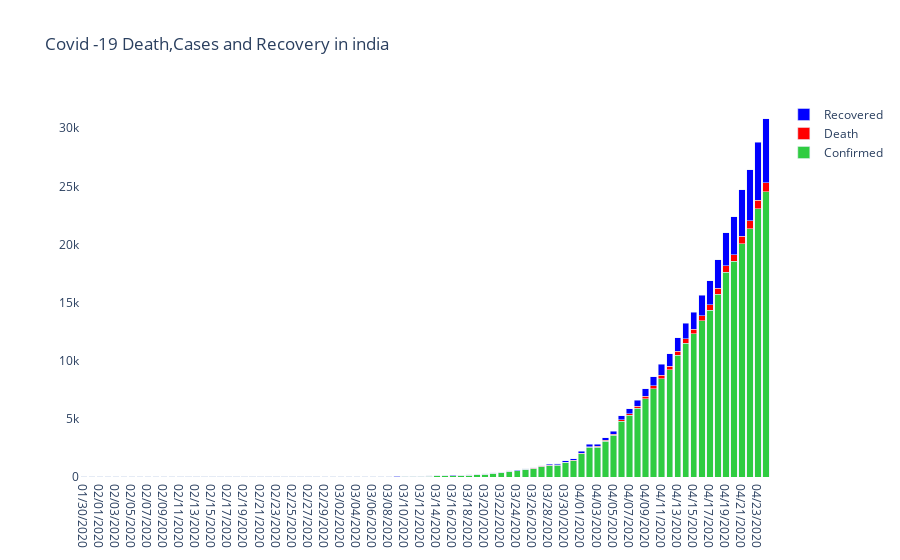

The notebook cell this image was saved under:
### Code cell
fig = go.Figure(data=[
go.Bar(name='Confirmed', x=df_india['ObservationDate'], y=df_india['Confirmed'],marker_color='#2fcc41'),
go.Bar(name='Death', x=df_india['ObservationDate'], y=df_india['Deaths'],marker_color='#FF0000'),
go.Bar(name='Recovered', x=df_india['ObservationDate'], y=df_india['Recovered'],marker_color='blue')])
fig.update_layout(barmode='stack')
fig.update_traces(textposition='outside')
fig.update_layout(uniformtext_minsize=8, uniformtext_mode='hide')
fig.update_layout(title_text='Covid -19 Death,Cases and Recovery in india',
                  plot_bgcolor='rgb(275, 270, 273)')
fig.show()
